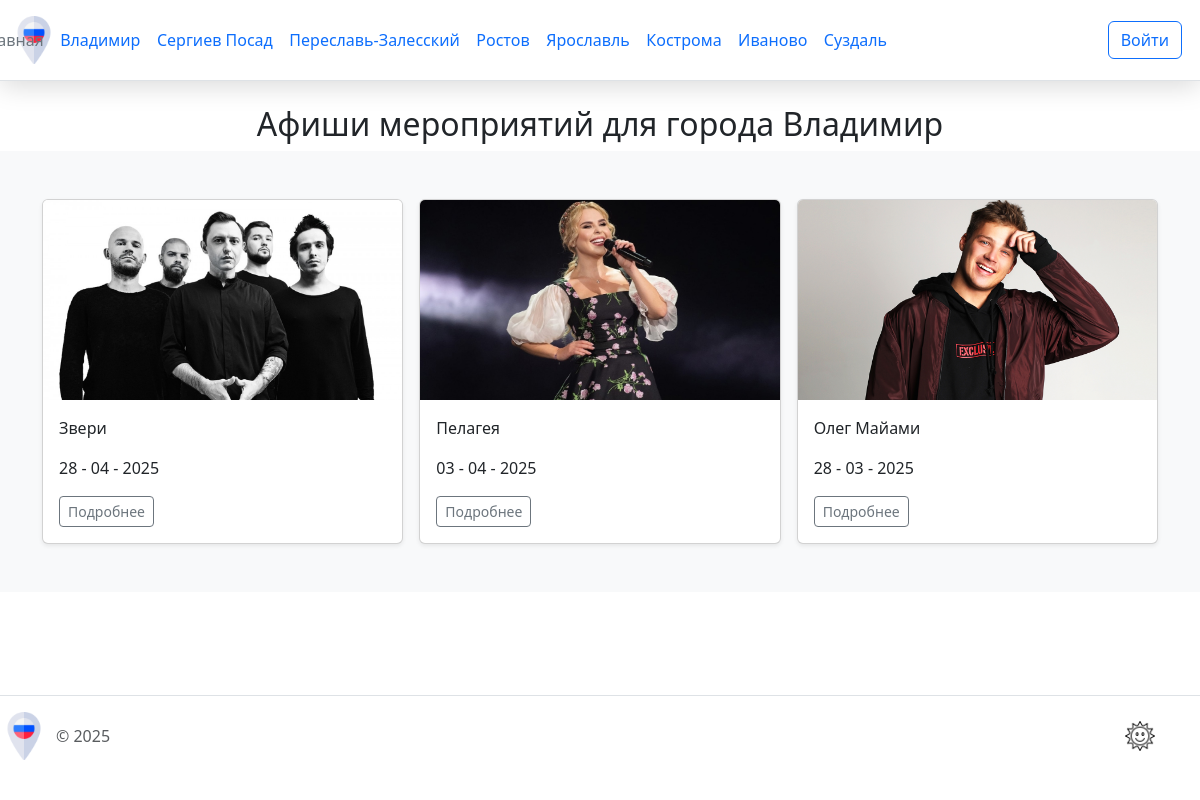
The app's page /afisha/1, older data.
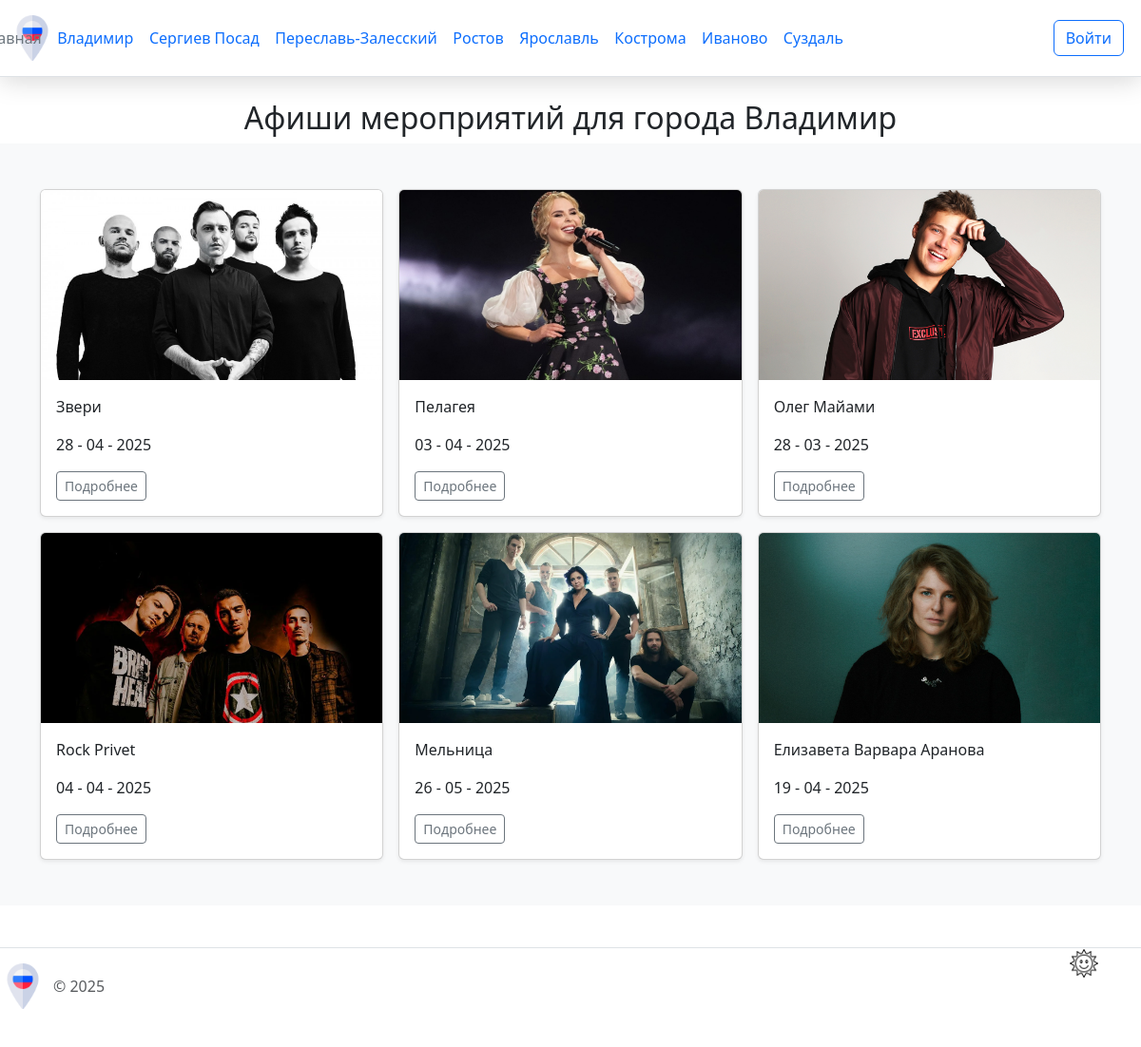
The same page, newer data.
### app.py (models this page shows)
class City(db.Model):
    city_id = db.Column(db.Integer, primary_key=True)
    city_name = db.Column(db.String(20), nullable=False)
    photo = db.Column(db.LargeBinary, nullable=False)
    description = db.Column(db.Text, nullable=False)

class Event(db.Model):
    event_id = db.Column(db.Integer, primary_key=True)
    event_name = db.Column(db.String(50), nullable=False)
    photo = db.Column(db.String(255), nullable=True)
    date = db.Column(db.Date, nullable=False)
    description = db.Column(db.Text, nullable=True)
    link = db.Column(db.String(40), nullable=False)
    city_id = db.Column(db.Integer, db.ForeignKey('city.city_id'), nullable=False)

### app.py (the view)
@app.route("/afisha/<int:city_id>", methods=["POST", "GET"])
def afisha(city_id):
    city = City.query.get(city_id)
    event = Event.query.filter_by(city_id=city_id).all()
    return render_template('afisha.html', event = event, city=city)

### app.py (called while the page is built)
@app.context_processor
def inject_cities():
    cities = City.query.all()
    return dict(cities=cities)

### templates/afisha.html (shortened to what this page needs)
{% extends 'base.html' %}
{% block content %}
<h2>Афиши мероприятий для города {{ city.city_name }}</h2>
<div class="album py-5 bg-body-tertiary">
    <div class="container">
        <div class="row row-cols-1 row-cols-sm-2 row-cols-md-3 g-3">
            {% for el in event %}
            <div class="col">
                <div class="card shadow-sm">
                    {% if el.photo %}
                    <img src="{{ url_for('static', filename='img/' + el.photo) }}" class="card-img-top" alt="{{ el.event_name }}">
                    {% else %}
                    <img src="{{ url_for('static', filename='img/default.png') }}" class="card-img-top" alt="{{ el.event_name }}">
                    {% endif %}
                    <div class="card-body">
                        <p class="card-text">{{el.event_name}}</p>
                        <p class="card-text">{{el.date.strftime('%d - %m - %Y')}}</p>
                        <div class="d-flex justify-content-between align-items-center">
                            <div class="btn-group">
                                <a href="{{ el.link }}" class="btn btn-sm btn-outline-secondary">Подробнее</a>
                            </div>
                        </div>
                    </div>
                </div>
            </div>
            {% endfor %}
        </div>
    </div>
</div>
{% endblock %}

### templates/base.html (shortened to what this page needs)
<!DOCTYPE html>
<html lang="en">
<head>
    <link href="https://cdn.jsdelivr.net/npm/bootstrap@5.3.3/dist/css/bootstrap.min.css" rel="stylesheet">
    <link rel="stylesheet" href="https://cdnjs.cloudflare.com/ajax/libs/font-awesome/6.2.0/css/all.min.css">
    <link rel="stylesheet" href="{{url_for('static', filename='css/main.css')}}">
    <link rel="stylesheet" href="{{url_for('static', filename='css/dark-theme.css')}}">
</head>
<body>
    <div class="page">
        <header class="d-flex flex-wrap align-items-center justify-content-center justify-content-md-between py-3 mb-4 border-bottom">
          <div class="col-md-3 mb-2 mb-md-0 d-flex align-items-center">
            <a href="/" class="d-inline-flex link-body-emphasis text-decoration-none">
              <img class="header__img" src="{{ url_for('static', filename='img/russia.png') }}" alt="russia">
            </a>
          </div>
          <div class="col-md-6 mb-0 mb-md-0 d-flex justify-content-end align-items-center">
            <ul class="nav col-12 col-md-auto mb-2 justify-content-center mb-md-0 nav-menu">
              <li><a href="{{ url_for('index') }}" class="nav-link px-2 link-secondary">Главная</a></li>
              {% for city in cities %}
                <li class="nav-item">
                  <a class="nav-link" href="{{ url_for('city_detail', city_id=city.city_id) }}">{{ city.city_name }}</a>
                </li>
              {% endfor %}
            </ul>
          </div>
          <div class="col-md-3 text-end d-flex align-items-center justify-content-end">
            {% if current_user.is_authenticated %}
                {% if current_user.email == 'forsitediplom@internet.ru' %}
                    <a href="{{ url_for('admin_page') }}">
                        <button type="button" class="btn btn-outline-primary me-2">{{ current_user.name }}</button>
                    </a>
                {% else %}
                    <a href="{{ url_for('lk') }}">
                        <button type="button" class="btn btn-outline-primary me-2">{{ current_user.name }}</button>
                    </a>
                {% endif %}
            {% else %}
                <a href="{{ url_for('login') }}">
                    <button type="button" class="btn btn-outline-primary me-2">Войти</button>
                </a>
            {% endif %}
        </div>
        </header>
        <div class="content">
            {% block content %}{% endblock %}
        </div>
        <div class="image-button-container">
          <button class="image-button">
            <img src="{{ url_for('static', filename='img/sun.png') }}" alt="Sun" class="button-image">
          </button>
        </div>
        <footer class="d-flex flex-wrap justify-content-between align-items-center py-3 my-4 border-top">
            <div class="col-md-4 d-flex align-items-center">
              <a href="/" class="mb-3 me-2 mb-md-0 text-body-secondary text-decoration-none lh-1">
                <img class="header__img" src="{{ url_for('static', filename='img/russia.png') }}" alt="russia">
              </a>
              <span class="mb-3 mb-md-0 text-body-secondary">© 2025</span>
            </div>
        </footer>
    </div>
</body>
</html>

### static/css/main.css (style rules this page uses)
html, body { height: 100%; margin: 0; padding: 0; }
body { display: flex; flex-direction: column; min-height: 100vh; }
.page { display: flex; flex-direction: column; flex: 1; }
.content { flex: 1; padding-bottom: 20px; }
footer { margin-top: auto; width: 100%; padding: 20px 0; }
header { position: sticky; top: 0; padding: 10px; z-index: 1000; background: #fff; -webkit-box-shadow: 0 5px 25px rgba(0, 0, 0, 0.15); box-shadow: 0 5px 25px rgba(0, 0, 0, 0.15) ; width: 100%; }
.header__img { height: 48px; width: 48px; }
.nav-link { padding: 0.2rem 0.5rem; }
.nav li { padding-right: 0.5px; }
.nav li:last-child { padding-right: 0; }
h2 { text-align: center; margin-top: 0; }
.card { height: 100%; }
.card-img-top { width: 100%; height: 200px; object-fit: cover; }
.image-button-container { position: fixed; right: 10px; top: 92%; transform: translateY(-50%); z-index: 1000; }
.image-button { width: 100px; height: 50px; border: none; background-color: transparent; cursor: pointer; }
.button-image { width: 30px; height: auto; transition: filter 0.3s ease; }
.nav-menu { display: flex; flex-direction: row; }

Row changes from the older to the newer data that the page shows:
added Event: photo (picture), event_name "Rock Privet", date "04 - 04 - 2025"
added Event: photo (picture), event_name "Мельница", date "26 - 05 - 2025"
added Event: photo (picture), event_name "Елизавета Варвара Аранова", date "19 - 04 - 2025"
